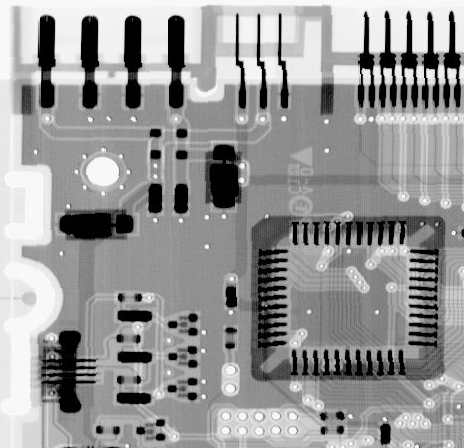
%> input picture Matlab/4-1.tif, 464 x 448 px
$ octave test6_1.m   (GNU Octave 9; MATLAB toolbox functions it lacks are replaced by stand-ins)
%> lines starting %> are read from the running program, lines starting %| are printed output that depends on the picture
clc,clear;
I = imread('4-1.tif');
%> I is the input picture: size 448x464 uint8; min 0, max 255, mean 150.8
[M,N] = size(I);
%> M = 448; N = 464
%original image
figure(1)
imshow(I)
figure(6)
imhist(I)
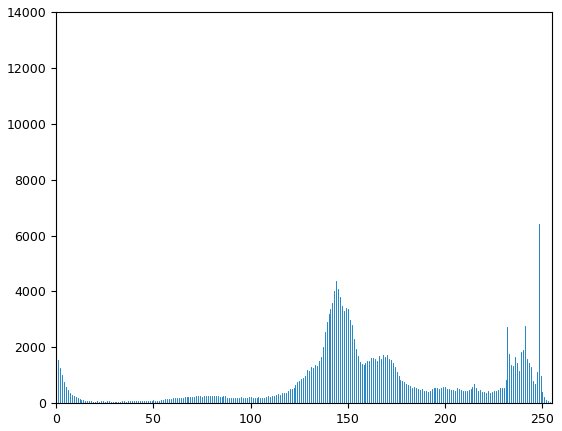
%> figure redrawn from the program's plot data; highest point at x = 0, y = 13234
pause
%polluted by gaussian noise
G1 = imnoise(I,'gaussian',0,0.01);
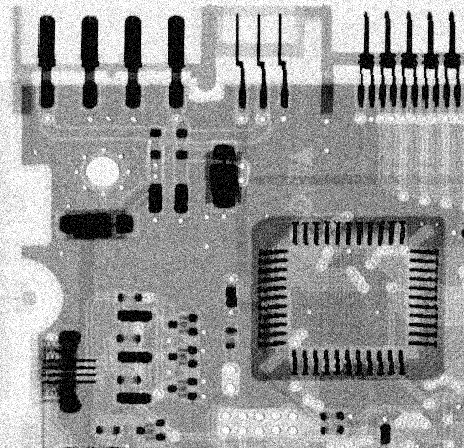
%> G1: size 448x464 uint8; min 0, max 255, mean 150.8; mean of the top-left, top-right, bottom-left and bottom-right quarters 158.6, 156.8, 154.5, 133.4
figure(2)
imshow(G1)
figure(7)
imhist(G1)
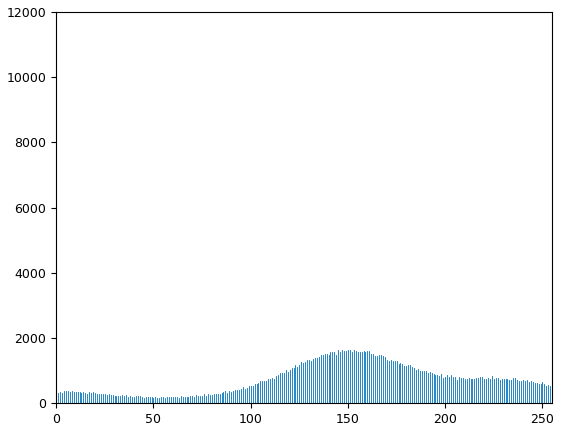
%> figure redrawn from the program's plot data; highest point at x = 255, y = 11400
pause
%polluted by salt & pepper noise
G2 = imnoise(I,'salt & pepper',0.1);
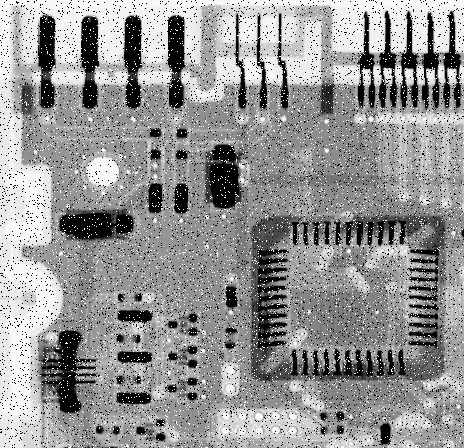
%> G2: size 448x464 uint8; min 0, max 255, mean 148.4
figure(3)
imshow(G2)
figure(8)
imhist(G2)
%> figure, not shown here; highest point at x = 0, y = 22368
pause
%polluted by uniform noise
a = -50;
b = 50;
r = rand(M,N) * (b - a) + a;
G3 = uint8(double(I) + r);
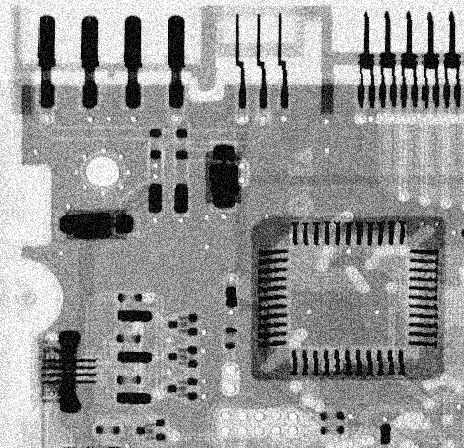
%> G3: size 448x464 uint8; min 0, max 255, mean 150.8; mean of the top-left, top-right, bottom-left and bottom-right quarters 158.4, 156.6, 154.7, 133.5
figure(4)
imshow(G3)
figure(9)
imhist(G3)
%> figure, not shown here; highest point at x = 255, y = 14157
pause
%polluted by sinusoidal noise
A = 70;
u = 0;
v = 40;
[y, x] = meshgrid(1:N, 1:M);
sn = A * sin(u * x + v * y);
G4 = uint8(double(I) + sn);
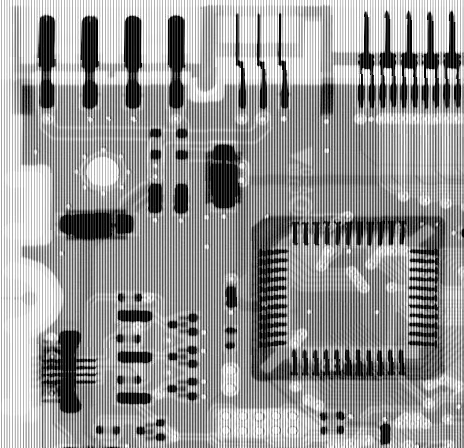
%> G4: size 448x464 uint8; min 0, max 255, mean 149.9
figure(5)
imshow(G4)
figure(10)
imhist(G4)
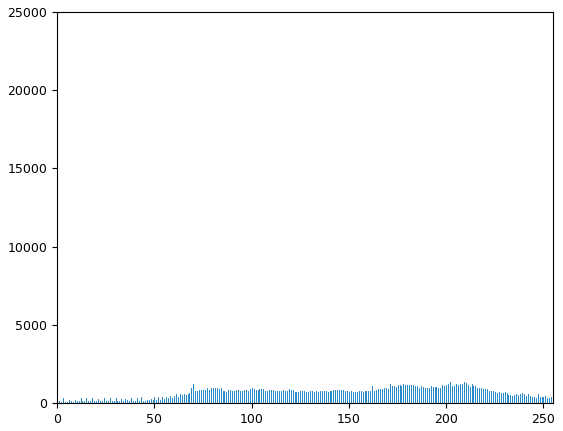
%> figure redrawn from the program's plot data; highest point at x = 255, y = 20328
pause
%end
close all;

% [9 lines of commented-out code are left out]

$ run again, with Matlab/1-1.tif copied over Matlab/4-1.tif
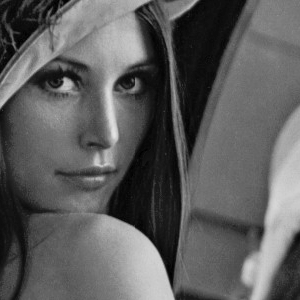
%> input picture Matlab/1-1.tif, 300 x 300 px
%> I is the input picture: size 300x300 uint8; min 0, max 228, mean 93.3
%> `G4 = uint8(double(I) + sn);`:
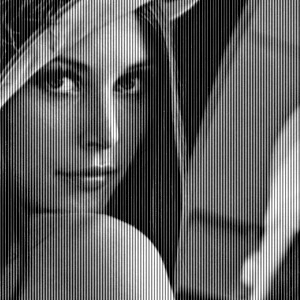
%> G4: size 300x300 uint8; min 0, max 255, mean 96.3
%> `imhist(G4)`:
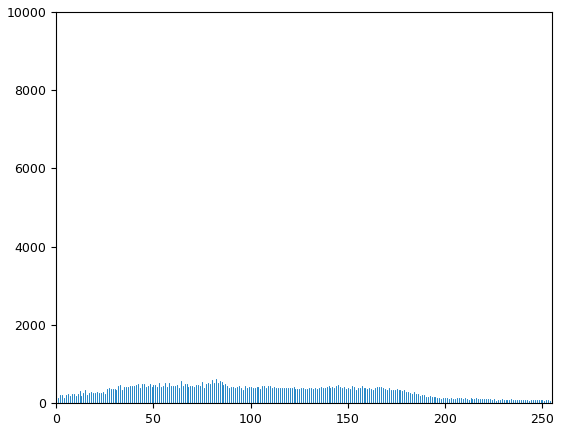
%> figure redrawn from the program's plot data; highest point at x = 0, y = 9742

$ run again, with Matlab/1-2.tif copied over Matlab/4-1.tif
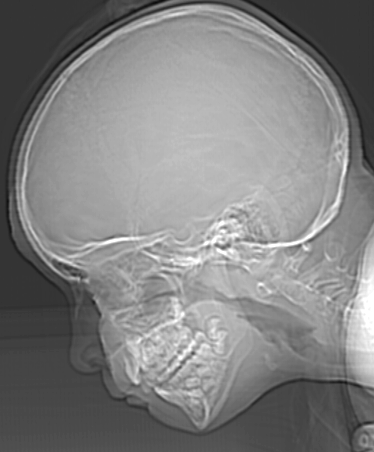
%> input picture Matlab/1-2.tif, 374 x 452 px
%> I is the input picture: size 452x374 uint8; min 12, max 255, mean 129.4
%> `G4 = uint8(double(I) + sn);`:
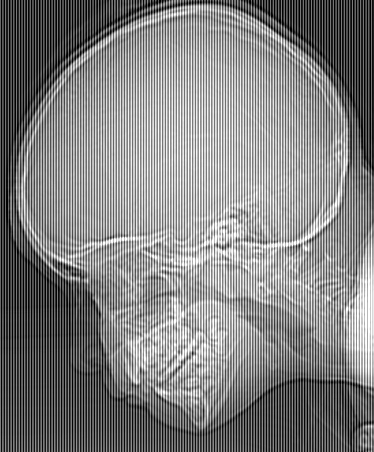
%> G4: size 452x374 uint8; min 0, max 255, mean 129.5
%> `imhist(G4)`:
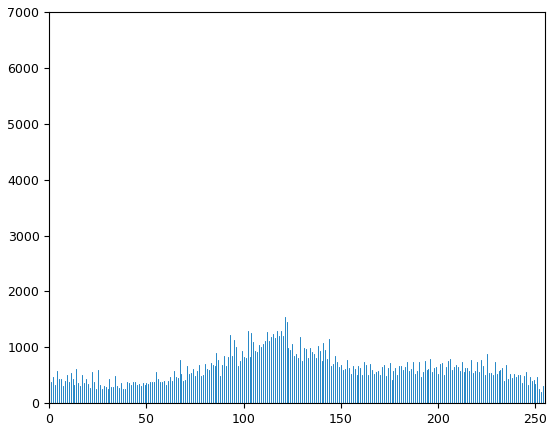
%> figure redrawn from the program's plot data; highest point at x = 0, y = 6427

$ run again, with Matlab/10-1.tif copied over Matlab/4-1.tif
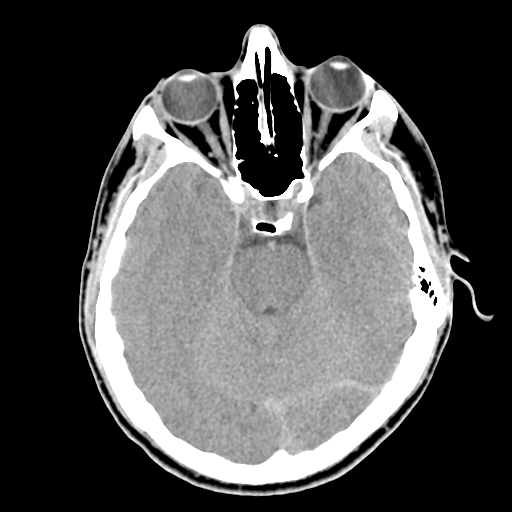
%> input picture Matlab/10-1.tif, 512 x 512 px
%> I is the input picture: size 512x512 uint8; min 0, max 255, mean 80.4
%> `G4 = uint8(double(I) + sn);`:
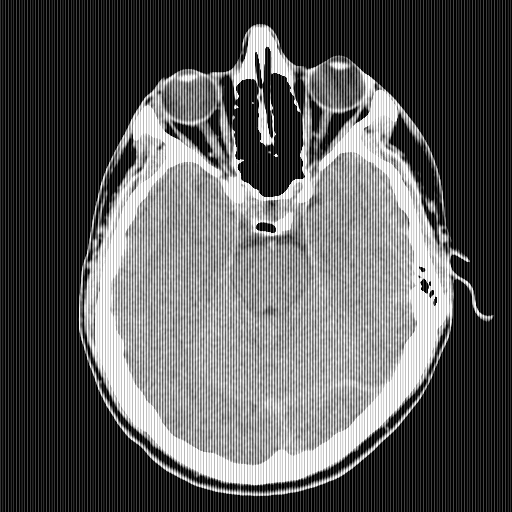
%> G4: size 512x512 uint8; min 0, max 255, mean 90.4
